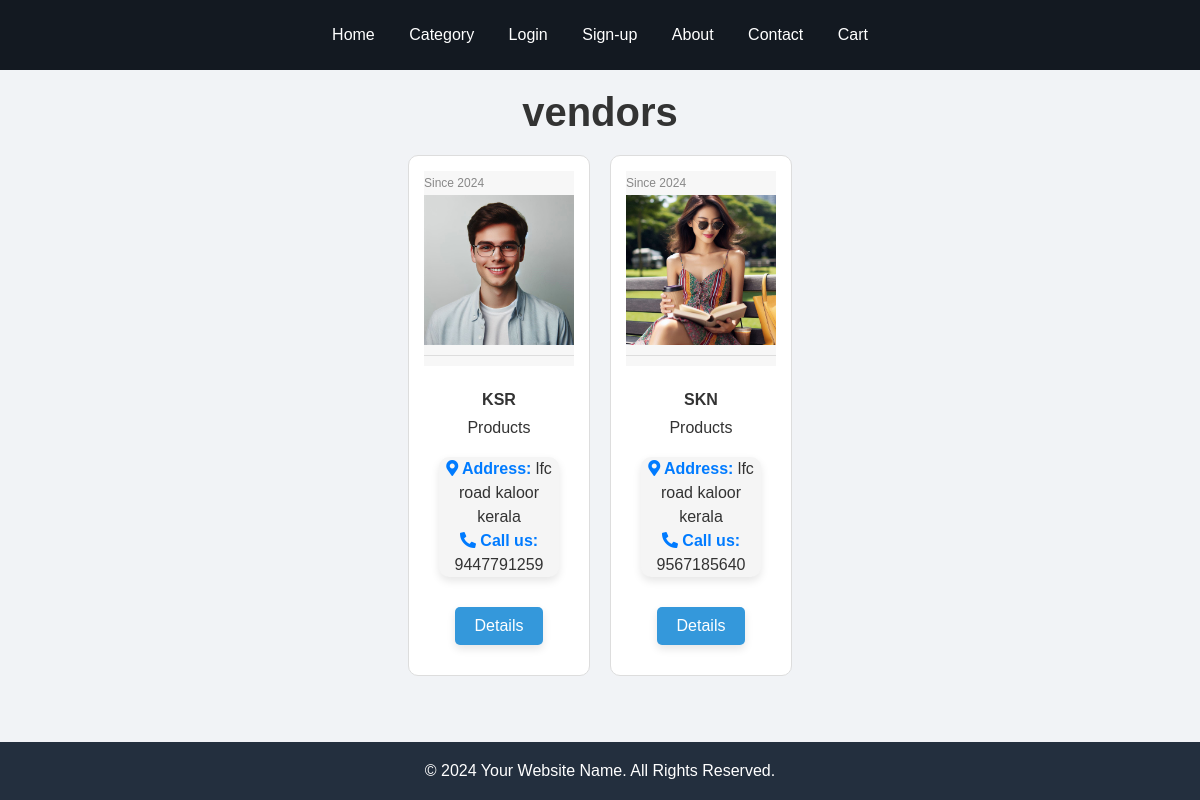
The page /vender/ on the database as committed earlier.
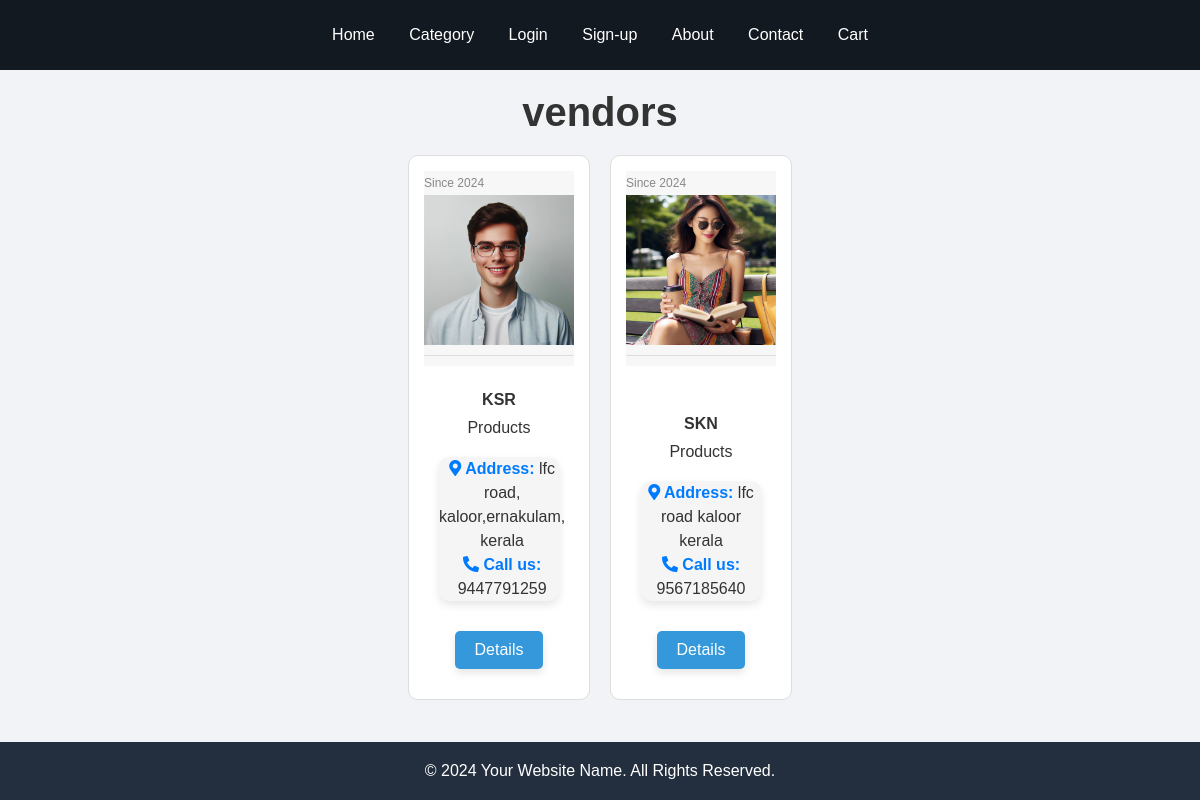
The same page on the database as committed later.
### core/models.py (models this page shows, shortened)
class Vendor(models.Model):
    vid = ShortUUIDField(unique=True, max_length=30, prefix='ven', alphabet='abcdefghi1123456')
    title = models.CharField(max_length=100)
    image = models.ImageField(upload_to=user_directory_path)
    description = models.TextField(null=True, blank=True)
    address = models.CharField(max_length=100, default='lfc road kaloor kerala')
    contact = models.CharField(max_length=100, default='12345678')
    chat_resp_time = models.CharField(max_length=100, default='100')
    shipping_time = models.CharField(max_length=100, default='100')
    authenticate_rating = models.CharField(max_length=100, default='100')
    day_return = models.CharField(max_length=100, default='100')
    warranty = models.CharField(max_length=100, default='100')
    date=models.DateField(auto_now_add=True,null=True,blank=True)
    user = models.ForeignKey(User, on_delete=models.SET_NULL, null=True)
    class Meta:
        verbose_name_plural = "Vendors"

### core/views.py (the view)
# urls.py: path("vender/",views.vender_list_view, name="vender_list_view"),
def vender_list_view(request):
    vender=Vendor.objects.all()
    return render(request,'vender_list_view.html',{'vender':vender})

### core/context_processor.py (called while the page is built)
def default(request):
    categories=Category.objects.all()
    return{
        'categories':categories
    }

### templates/vender_list_view.html (shortened to what this page needs)
{% extends "base.html" %}
{% block content %}
<section class="category-section">
    <div class="container-cat">
        <h2 class="section-title">vendors</h2>
        <div class="category-grid">
            {% for v in vender %}
            <div class="category-card">
                    <div class="category-image-container">
                        <p class="product-vendor">Since {{ v.date|date:'Y' }}</p>
                        <img src="{{ v.image.url }}" alt="{{ v.title }}" class="category-image">
                    </div>
                    <div class="category-details">
                        <h3 class="category-title">{{ v.title }}</h3>
                        <p class="category-title">{{ v.vendor.all.count }} Products</p>
                        <link rel="stylesheet" href="https://cdnjs.cloudflare.com/ajax/libs/font-awesome/5.15.4/css/all.min.css">
                        <div class='vendor-addr'>
                            <p class="product-vendor">
                                <span><i class="fas fa-map-marker-alt"></i> Address:</span> {{ v.address }}<br>
                                <span><i class="fas fa-phone-alt"></i> Call us:</span> {{ v.contact }}
                            </p>
                        </div>
                        <a href="{% url "index:vender_detail_view" v.vid %}">
                            <button class='vender-detail-btn'>Details</button>
                        </a>
                    </div>
            </div>
            {% endfor %}
        </div>
    </div>
{% endblock content %}

Rows that differ between the two databases and show on the page:
changed Vendor "KSR": address "lfc road kaloor kerala" → "lfc road, kaloor,ernakulam, kerala"
